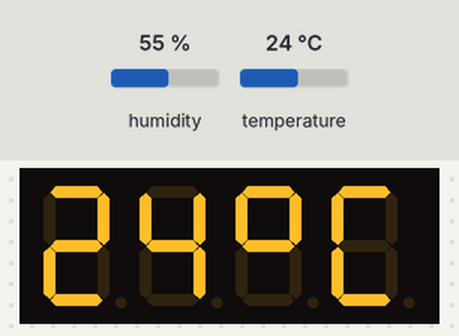
Recording of a sketch running on a simulated ESP8266 (NodeMCU). Parts: 4-digit seven-segment display. Inputs (shaded band) come from the test bench; at power-on: humidity 55 %, temperature 24 °C.

Above: at 2.7 s.
2.8 s: humidity set to 22 %
At 11.8 s:
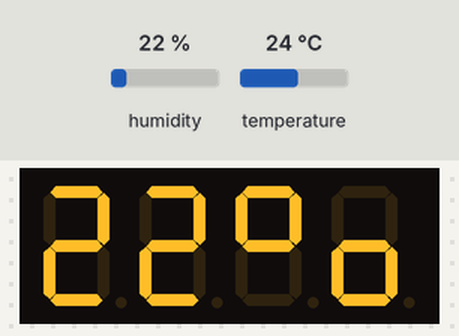
14.8 s: temperature set to 12 °C
At 20.4 s:
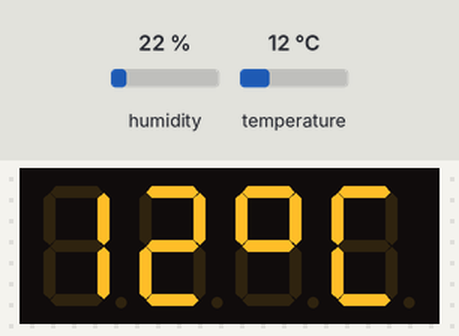
24.3 s: humidity set to 40 %
At 29.9 s:
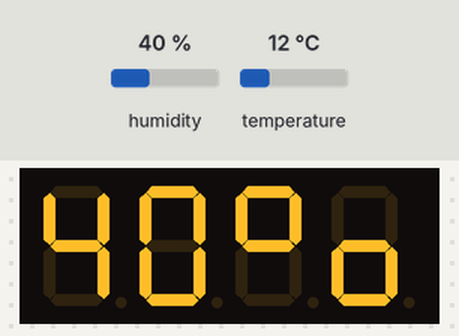
33.4 s: temperature set to 19 °C
At 38.5 s:
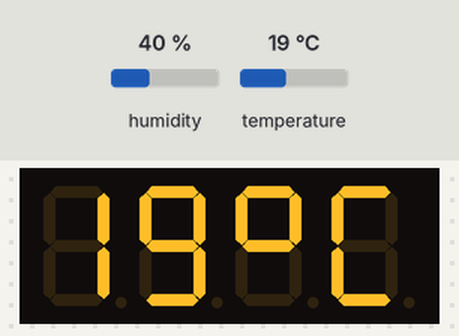
Timing chart, 0 to 40.0 s (numbered marks = the images above; inputs shaded):
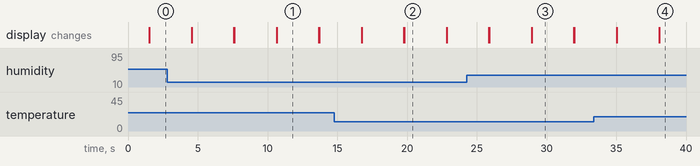

The sketch:

weatherstation2a.ino
```cpp
// thermometer & hygromether with DHT sensor on TM1637 LED display by niq_ro from http://arduinotehniq.com/
// ver.2.0 - changed library from TM1637.h to TM1637Display.h
// ver.2.1 - changed library from DHT.h to DHTesp.h

#include <TM1637Display.h>  // library from https://github.com/avishorp/TM1637

#include "DHTesp.h" // Click here to get the library: https://www.arduinolibraries.info/libraries/dht-sensor-library-for-es-px
DHTesp dht;

#define DHTPIN D7 // GPIO13 = D7    // what pin we're connected the DHT output
/*
#include <DHT.h>
//#define DHTTYPE DHT11   // DHT 11
#define DHTTYPE DHT22   // DHT 22
DHT dht(DHTPIN, DHTTYPE);
*/

#define CLK D6 // GPIO12 = D6                       // Define the connections pins:
#define DIO D5 // GPIO14 = D5
// Definitions using https://randomnerdtutorials.com/esp8266-pinout-reference-gpios/

//TM1637 tm1637(CLK,DIO);
TM1637Display display(CLK, DIO);

uint8_t data[] = { 0xff, 0xff, 0xff, 0xff };
uint8_t codare[] = {
  0b00111111,    // 0
  0b00000110,    // 1
  0b01011011,    // 2
  0b01001111,    // 3
  0b01100110,    // 4
  0b01101101,    // 5
  0b01111101,    // 6
  0b00000111,    // 7
  0b01111111,    // 8
  0b01101111,    // 9
  };

void setup(){

display.setBrightness(0x01);  //BRIGHT_TYPICAL = 2,BRIGHT_DARKEST = 0,BRIGHTEST = 7;

 delay(1500);//Delay to let system boot
// dht.begin();   // used in DHT.h library

 // Autodetect is not working reliable, don't use the following line
  // dht.setup(17);
  // use this instead:
  dht.setup(DHTPIN, DHTesp::DHT22); // Connect DHT sensor to GPIO 17


}//end "setup()"


void loop(){   //Start of Program
/*
   int humidity = dht.readHumidity();
   int temp = dht.readTemperature();
*/
  int humidity = dht.getHumidity();
  int temp = dht.getTemperature();


//   int temp = 23;
//   int humidity = 48;

 int digitoneT = temp / 10;
 int digittwoT = temp % 10;

 int digitoneH = humidity / 10;
 int digittwoH = humidity % 10;

data[0] = codare[digitoneT];
data[1] = codare[digittwoT];
data[2] = 0x63; // degree symbol
data[3] = 0x39; // C
display.setSegments(data);

delay (3000);
display.clear();

data[0] = codare[digitoneH];
data[1] = codare[digittwoH];
data[2] = 0x63; // degree symbol
data[3] = 0x5C; // o
display.setSegments(data);

delay(3000);
display.clear();
}// end loop()
```

Measured:
- what the display in image 1 shows lasts 3.0 s, from 10.7 s to 13.7 s
